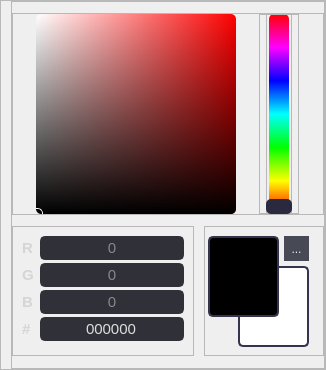
           <widget class="QFrame" name="colorpickerFrame">
            <property name="sizePolicy">
             <sizepolicy hsizetype="Maximum" vsizetype="Maximum">
              <horstretch>0</horstretch>
              <verstretch>0</verstretch>
             </sizepolicy>
            </property>
            <property name="minimumSize">
             <size>
              <width>280</width>
              <height>370</height>
             </size>
            </property>
            <property name="styleSheet">
             <string notr="true">#colorpickerFrame{
background-color: rgb(71, 74, 84);
}
#color_view{
	border-radius: 7px;
}
#black_overlay{
	border-radius: 6px;
}</string>
            </property>
            <property name="frameShape">
             <enum>QFrame::StyledPanel</enum>
            </property>
            <property name="frameShadow">
             <enum>QFrame::Raised</enum>
            </property>
            <layout class="QGridLayout" name="gridLayout_2" rowstretch="0">
             <property name="sizeConstraint">
              <enum>QLayout::SetDefaultConstraint</enum>
             </property>
             <property name="leftMargin">
              <number>10</number>
             </property>
             <property name="topMargin">
              <number>0</number>
             </property>
             <property name="rightMargin">
              <number>0</number>
             </property>
             <property name="bottomMargin">
              <number>0</number>
             </property>
             <property name="horizontalSpacing">
              <number>0</number>
             </property>
             <property name="verticalSpacing">
              <number>6</number>
             </property>
             <item row="0" column="0" colspan="2">
              <widget class="QFrame" name="frame_4">
               <property name="sizePolicy">
                <sizepolicy hsizetype="Preferred" vsizetype="Preferred">
                 <horstretch>0</horstretch>
                 <verstretch>0</verstretch>
                </sizepolicy>
               </property>
               <property name="minimumSize">
                <size>
                 <width>0</width>
                 <height>100</height>
                </size>
               </property>
               <property name="styleSheet">
                <string notr="true">QFrame{
	background-color: none;
}

QLabel{
	font-family: Segoe UI;
	font-weight: bold;
	font-size: 11pt;
	color: rgb(213, 213, 213);
	border-radius: 5px;

}

QLineEdit{
	color: rgb(221, 221, 221);
	background-color: rgb(48, 49, 56);
	border: 2px solid rgb(48, 49, 56);
	border-radius: 5px;
	selection-color: rgb(16, 16, 16);
	selection-background-color: rgb(82, 82, 124);
	selection-color: rgb(237, 237, 237);
	font-family: Segoe UI;
	font-size: 11pt;
}
QLineEdit::focus{
	border-color: rgb(99, 101, 135);
}</string>
               </property>
               <property name="frameShape">
                <enum>QFrame::StyledPanel</enum>
               </property>
               <property name="frameShadow">
                <enum>QFrame::Raised</enum>
               </property>
               <layout class="QGridLayout" name="gridLayout_3">
                <property name="leftMargin">
                 <number>0</number>
                </property>
                <property name="topMargin">
                 <number>0</number>
                </property>
                <property name="rightMargin">
                 <number>0</number>
                </property>
                <property name="bottomMargin">
                 <number>0</number>
                </property>
                <property name="horizontalSpacing">
                 <number>10</number>
                </property>
                <property name="verticalSpacing">
                 <number>0</number>
                </property>
                <item row="2" column="0" colspan="2">
                 <widget class="QFrame" name="frame_6">
                  <property name="sizePolicy">
                   <sizepolicy hsizetype="Preferred" vsizetype="Maximum">
                    <horstretch>0</horstretch>
                    <verstretch>0</verstretch>
                   </sizepolicy>
                  </property>
                  <property name="maximumSize">
                   <size>
                    <width>16777215</width>
                    <height>130</height>
                   </size>
                  </property>
                  <property name="frameShape">
                   <enum>QFrame::StyledPanel</enum>
                  </property>
                  <property name="frameShadow">
                   <enum>QFrame::Raised</enum>
                  </property>
                  <layout class="QFormLayout" name="formLayout">
                   <property name="horizontalSpacing">
                    <number>6</number>
                   </property>
                   <property name="verticalSpacing">
                    <number>3</number>
                   </property>
                   <property name="bottomMargin">
                    <number>0</number>
                   </property>
                   <item row="0" column="0">
                    <widget class="QLabel" name="labelRed">
                     <property name="text">
                      <string>R</string>
                     </property>
                    </widget>
                   </item>
                   <item row="0" column="1">
                    <widget class="QLineEdit" name="redValue">
                     <property name="sizePolicy">
                      <sizepolicy hsizetype="Maximum" vsizetype="Fixed">
                       <horstretch>0</horstretch>
                       <verstretch>0</verstretch>
                      </sizepolicy>
                     </property>
                     <property name="focusPolicy">
                      <enum>Qt::ClickFocus</enum>
                     </property>
                     <property name="text">
                      <string/>
                     </property>
                     <property name="maxLength">
                      <number>3</number>
                     </property>
                     <property name="alignment">
                      <set>Qt::AlignCenter</set>
                     </property>
                     <property name="placeholderText">
                      <string>0</string>
                     </property>
                    </widget>
                   </item>
                   <item row="1" column="0">
                    <widget class="QLabel" name="labelGreen">
                     <property name="text">
                      <string>G</string>
                     </property>
                    </widget>
                   </item>
                   <item row="1" column="1">
                    <widget class="QLineEdit" name="greenValue">
                     <property name="sizePolicy">
                      <sizepolicy hsizetype="Maximum" vsizetype="Fixed">
                       <horstretch>0</horstretch>
                       <verstretch>0</verstretch>
                      </sizepolicy>
                     </property>
                     <property name="focusPolicy">
                      <enum>Qt::ClickFocus</enum>
                     </property>
                     <property name="text">
                      <string/>
                     </property>
                     <property name="maxLength">
                      <number>3</number>
                     </property>
                     <property name="alignment">
                      <set>Qt::AlignCenter</set>
                     </property>
                     <property name="placeholderText">
                      <string>0</string>
                     </property>
                    </widget>
                   </item>
                   <item row="2" column="0">
                    <widget class="QLabel" name="labelBlue">
                     <property name="text">
                      <string>B</string>
                     </property>
                    </widget>
                   </item>
                   <item row="2" column="1">
                    <widget class="QLineEdit" name="blueValue">
                     <property name="sizePolicy">
                      <sizepolicy hsizetype="Maximum" vsizetype="Fixed">
                       <horstretch>0</horstretch>
                       <verstretch>0</verstretch>
                      </sizepolicy>
                     </property>
                     <property name="focusPolicy">
                      <enum>Qt::ClickFocus</enum>
                     </property>
                     <property name="text">
                      <string/>
                     </property>
                     <property name="maxLength">
                      <number>3</number>
                     </property>
                     <property name="alignment">
                      <set>Qt::AlignCenter</set>
                     </property>
                     <property name="placeholderText">
                      <string>0</string>
                     </property>
                    </widget>
                   </item>
                   <item row="3" column="0">
                    <widget class="QLabel" name="labelHex">
                     <property name="text">
                      <string>#</string>
                     </property>
                    </widget>
                   </item>
                   <item row="3" column="1">
                    <widget class="QLineEdit" name="hexValue">
                     <property name="sizePolicy">
                      <sizepolicy hsizetype="Maximum" vsizetype="Fixed">
                       <horstretch>0</horstretch>
                       <verstretch>0</verstretch>
                      </sizepolicy>
                     </property>
                     <property name="focusPolicy">
                      <enum>Qt::ClickFocus</enum>
                     </property>
                     <property name="acceptDrops">
                      <bool>true</bool>
                     </property>
                     <property name="text">
                      <string>000000</string>
                     </property>
                     <property name="maxLength">
                      <number>6</number>
                     </property>
                     <property name="alignment">
                      <set>Qt::AlignCenter</set>
                     </property>
                     <property name="placeholderText">
                      <string>000000</string>
                     </property>
                    </widget>
                   </item>
                  </layout>
                 </widget>
                </item>
                <item row="0" column="0" colspan="3">
                 <widget class="QFrame" name="frame_5">
                  <property name="sizePolicy">
                   <sizepolicy hsizetype="Preferred" vsizetype="Maximum">
                    <horstretch>0</horstretch>
                    <verstretch>0</verstretch>
                   </sizepolicy>
                  </property>
                  <property name="frameShape">
                   <enum>QFrame::StyledPanel</enum>
                  </property>
                  <property name="frameShadow">
                   <enum>QFrame::Raised</enum>
                  </property>
                  <layout class="QHBoxLayout" name="horizontalLayout">
                   <property name="spacing">
                    <number>0</number>
                   </property>
                   <property name="leftMargin">
                    <number>0</number>
                   </property>
                   <property name="topMargin">
                    <number>0</number>
                   </property>
                   <property name="rightMargin">
                    <number>0</number>
                   </property>
                   <property name="bottomMargin">
                    <number>0</number>
                   </property>
                   <item>
                    <widget class="QFrame" name="colorView">
                     <property name="sizePolicy">
                      <sizepolicy hsizetype="Maximum" vsizetype="Maximum">
                       <horstretch>0</horstretch>
                       <verstretch>0</verstretch>
                      </sizepolicy>
                     </property>
                     <property name="minimumSize">
                      <size>
                       <width>100</width>
                       <height>200</height>
                      </size>
                     </property>
                     <property name="maximumSize">
                      <size>
                       <width>200</width>
                       <height>200</height>
                      </size>
                     </property>
                     <property name="styleSheet">
                      <string notr="true">/* ALL CHANGES HERE WILL BE OVERWRITTEN */;
border-radius: 5px;
background-color: qlineargradient(x1:1, x2:0, stop:0 hsl(0%,100%,50%), stop:1 rgba(255, 255, 255, 255));

</string>
                     </property>
                     <property name="frameShape">
                      <enum>QFrame::StyledPanel</enum>
                     </property>
                     <property name="frameShadow">
                      <enum>QFrame::Raised</enum>
                     </property>
                     <layout class="QVBoxLayout" name="verticalLayout_3">
                      <property name="spacing">
                       <number>0</number>
                      </property>
                      <property name="leftMargin">
                       <number>0</number>
                      </property>
                      <property name="topMargin">
                       <number>0</number>
                      </property>
                      <property name="rightMargin">
                       <number>0</number>
                      </property>
                      <property name="bottomMargin">
                       <number>0</number>
                      </property>
                      <item>
                       <widget class="QFrame" name="blackOverlay">
                        <property name="minimumSize">
                         <size>
                          <width>0</width>
                          <height>0</height>
                         </size>
                        </property>
                        <property name="styleSheet">
                         <string notr="true">border-radius: 5px;
background-color: qlineargradient(spread:pad, x1:0, y1:0, x2:0, y2:1, stop:0 rgba(0, 0, 0, 0), stop:1 rgba(0, 0, 0, 255));


</string>
                        </property>
                        <property name="frameShape">
                         <enum>QFrame::StyledPanel</enum>
                        </property>
                        <property name="frameShadow">
                         <enum>QFrame::Raised</enum>
                        </property>
                        <widget class="QFrame" name="svSelector">
                         <property name="geometry">
                          <rect>
                           <x>-5</x>
                           <y>194</y>
                           <width>12</width>
                           <height>12</height>
                          </rect>
                         </property>
                         <property name="minimumSize">
                          <size>
                           <width>12</width>
                           <height>12</height>
                          </size>
                         </property>
                         <property name="maximumSize">
                          <size>
                           <width>12</width>
                           <height>12</height>
                          </size>
                         </property>
                         <property name="styleSheet">
                          <string notr="true">background-color:none;
border: 1px solid white;
border-radius: 5px;</string>
                         </property>
                         <property name="frameShape">
                          <enum>QFrame::StyledPanel</enum>
                         </property>
                         <property name="frameShadow">
                          <enum>QFrame::Raised</enum>
                         </property>
                         <widget class="QLabel" name="ring">
                          <property name="geometry">
                           <rect>
                            <x>1</x>
                            <y>1</y>
                            <width>10</width>
                            <height>10</height>
                           </rect>
                          </property>
                          <property name="minimumSize">
                           <size>
                            <width>10</width>
                            <height>10</height>
                           </size>
                          </property>
                          <property name="maximumSize">
                           <size>
                            <width>10</width>
                            <height>10</height>
                           </size>
                          </property>
                          <property name="baseSize">
                           <size>
                            <width>10</width>
                            <height>10</height>
                           </size>
                          </property>
                          <property name="styleSheet">
                           <string notr="true">background-color: none;
border: 1px solid black;
border-radius: 5px;</string>
                          </property>
                          <property name="text">
                           <string/>
                          </property>
                         </widget>
                        </widget>
                       </widget>
                      </item>
                     </layout>
                    </widget>
                   </item>
                   <item>
                    <widget class="QFrame" name="hueFrame">
                     <property name="sizePolicy">
                      <sizepolicy hsizetype="Maximum" vsizetype="Preferred">
                       <horstretch>0</horstretch>
                       <verstretch>0</verstretch>
                      </sizepolicy>
                     </property>
                     <property name="minimumSize">
                      <size>
                       <width>40</width>
                       <height>0</height>
                      </size>
                     </property>
                     <property name="styleSheet">
                      <string notr="true">background-color: none;</string>
                     </property>
                     <property name="frameShape">
                      <enum>QFrame::StyledPanel</enum>
                     </property>
                     <property name="frameShadow">
                      <enum>QFrame::Raised</enum>
                     </property>
                     <widget class="QFrame" name="hueBg">
                      <property name="geometry">
                       <rect>
                        <x>10</x>
                        <y>0</y>
                        <width>20</width>
                        <height>200</height>
                       </rect>
                      </property>
                      <property name="minimumSize">
                       <size>
                        <width>20</width>
                        <height>200</height>
                       </size>
                      </property>
                      <property name="styleSheet">
                       <string notr="true">background-color: qlineargradient(spread:pad, x1:0, y1:1, x2:0, y2:0, stop:0 rgba(255, 0, 0, 255), stop:0.166 rgba(255, 255, 0, 255), stop:0.333 rgba(0, 255, 0, 255), stop:0.5 rgba(0, 255, 255, 255), stop:0.666 rgba(0, 0, 255, 255), stop:0.833 rgba(255, 0, 255, 255), stop:1 rgba(255, 0, 0, 255));
border-radius: 5px;</string>
                      </property>
                      <property name="frameShape">
                       <enum>QFrame::StyledPanel</enum>
                      </property>
                      <property name="frameShadow">
                       <enum>QFrame::Raised</enum>
                      </property>
                     </widget>
                     <widget class="QLabel" name="hueSelector">
                      <property name="geometry">
                       <rect>
                        <x>7</x>
                        <y>185</y>
                        <width>26</width>
                        <height>15</height>
                       </rect>
                      </property>
                      <property name="minimumSize">
                       <size>
                        <width>26</width>
                        <height>0</height>
                       </size>
                      </property>
                      <property name="styleSheet">
                       <string notr="true">background-color: rgb(41, 41, 63);
border-radius: 5px;</string>
                      </property>
                      <property name="text">
                       <string/>
                      </property>
                     </widget>
                     <widget class="QFrame" name="hue">
                      <property name="geometry">
                       <rect>
                        <x>7</x>
                        <y>0</y>
                        <width>26</width>
                        <height>201</height>
                       </rect>
                      </property>
                      <property name="minimumSize">
                       <size>
                        <width>20</width>
                        <height>200</height>
                       </size>
                      </property>
                      <property name="styleSheet">
                       <string notr="true">background-color: none;</string>
                      </property>
                      <property name="frameShape">
                       <enum>QFrame::StyledPanel</enum>
                      </property>
                      <property name="frameShadow">
                       <enum>QFrame::Raised</enum>
                      </property>
                     </widget>
                     <zorder>hueBg</zorder>
                     <zorder>hue</zorder>
                     <zorder>hueSelector</zorder>
                    </widget>
                   </item>
                  </layout>
                 </widget>
                </item>
                <item row="2" column="2">
                 <widget class="QFrame" name="frame_2">
                  <property name="sizePolicy">
                   <sizepolicy hsizetype="Maximum" vsizetype="Preferred">
                    <horstretch>0</horstretch>
                    <verstretch>0</verstretch>
                   </sizepolicy>
                  </property>
                  <property name="minimumSize">
                   <size>
                    <width>120</width>
                    <height>0</height>
                   </size>
                  </property>
                  <property name="styleSheet">
                   <string notr="true">QLabel{
	border: 2px solid rgb(52, 52, 79);
}

QLabel:hover{
	border: 1px solid rgb(141, 146, 161);
	border-radius: 5px;
	selection-color: rgb(16, 16, 16);
	selection-background-color: rgb(99, 101, 135);
}</string>
                  </property>
                  <property name="frameShape">
                   <enum>QFrame::StyledPanel</enum>
                  </property>
                  <property name="frameShadow">
                   <enum>QFrame::Raised</enum>
                  </property>
                  <widget class="QLabel" name="firstColor">
                   <property name="geometry">
                    <rect>
                     <x>4</x>
                     <y>10</y>
                     <width>71</width>
                     <height>81</height>
                    </rect>
                   </property>
                   <property name="minimumSize">
                    <size>
                     <width>0</width>
                     <height>0</height>
                    </size>
                   </property>
                   <property name="styleSheet">
                    <string notr="true">/* ALL CHANGES HERE WILL BE OVERWRITTEN */;
background-color: rgb(0, 0, 0);
</string>
                   </property>
                   <property name="text">
                    <string/>
                   </property>
                  </widget>
                  <widget class="QLabel" name="secondColor">
                   <property name="geometry">
                    <rect>
                     <x>34</x>
                     <y>40</y>
                     <width>71</width>
                     <height>81</height>
                    </rect>
                   </property>
                   <property name="minimumSize">
                    <size>
                     <width>0</width>
                     <height>24</height>
                    </size>
                   </property>
                   <property name="styleSheet">
                    <string notr="true">/* ALL CHANGES HERE WILL BE OVERWRITTEN */;
background-color: rgb(255, 255, 255);</string>
                   </property>
                   <property name="text">
                    <string/>
                   </property>
                  </widget>
                  <widget class="QToolButton" name="switchColor">
                   <property name="geometry">
                    <rect>
                     <x>80</x>
                     <y>10</y>
                     <width>25</width>
                     <height>25</height>
                    </rect>
                   </property>
                   <property name="styleSheet">
                    <string notr="true">QToolButton{
	color: rgb(235, 235, 240);
	background-color: rgb(71, 74, 84);
	padding: 5px;
}

QToolButton:hover{
background-color: rgb(99, 101, 135);
}</string>
                   </property>
                   <property name="text">
                    <string>...</string>
                   </property>
                   <property name="icon">
                    <iconset>
                     <normaloff>../icons/switch_color.png</normaloff>../icons/switch_color.png</iconset>
                   </property>
                   <property name="iconSize">
                    <size>
                     <width>16</width>
                     <height>16</height>
                    </size>
                   </property>
                   <property name="popupMode">
                    <enum>QToolButton::DelayedPopup</enum>
                   </property>
                   <property name="autoRaise">
                    <bool>true</bool>
                   </property>
                   <property name="arrowType">
                    <enum>Qt::NoArrow</enum>
                   </property>
                  </widget>
                  <zorder>secondColor</zorder>
                  <zorder>switchColor</zorder>
                  <zorder>firstColor</zorder>
                 </widget>
                </item>
               </layout>
              </widget>
             </item>
            </layout>
           </widget>
